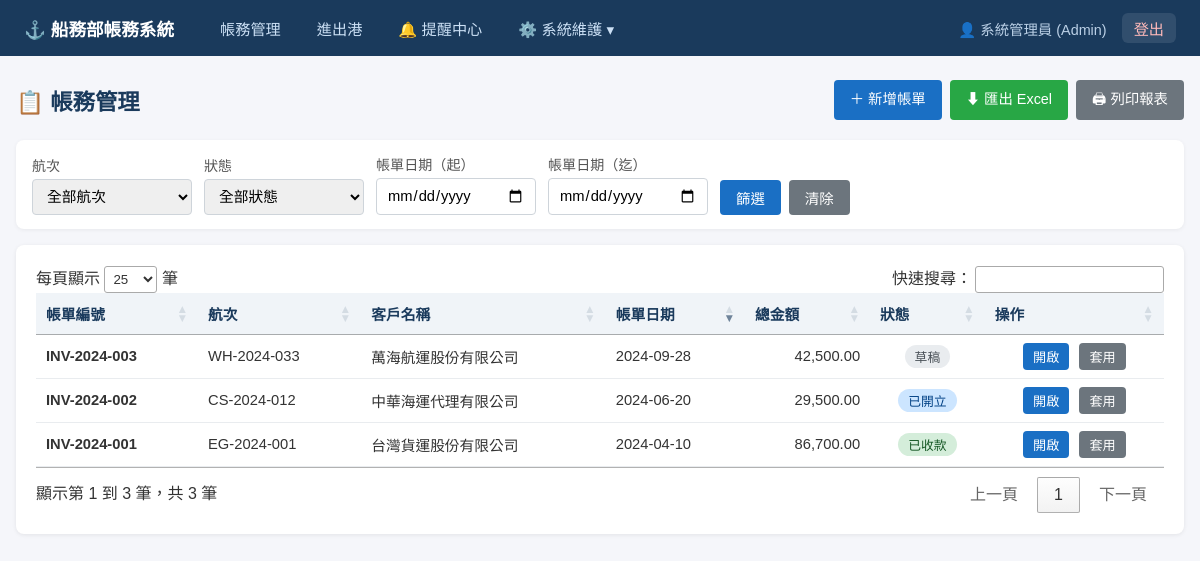
The page /invoices (signed in) on the database its author committed.
### models.py (models this page shows)
class Employee(Base):
    __tablename__ = "employees"
    id = Column(Integer, primary_key=True, index=True)
    username = Column(String, unique=True, nullable=False, index=True)
    hashed_password = Column(String, nullable=False)
    full_name = Column(String)
    email = Column(String)
    department_id = Column(Integer, ForeignKey("departments.id"))
    role_id = Column(Integer, ForeignKey("roles.id"))
    is_active = Column(Integer, default=1) # 1: 啟用, 0: 停用
    created_at = Column(DateTime, default=func.now())
    updated_at = Column(DateTime, default=func.now(), onupdate=func.now())
    department = relationship("Department", back_populates="employees")
    role = relationship("Role", back_populates="employees")

class Role(Base):
    __tablename__ = "roles"
    id = Column(Integer, primary_key=True, index=True)
    name = Column(String, unique=True, nullable=False) # e.g., Admin, Accounting, Operator
    created_at = Column(DateTime, default=func.now())
    employees = relationship("Employee", back_populates="role")
    permissions = relationship("Permission", secondary=role_permissions, back_populates="roles")

class Invoice(Base):
    __tablename__ = "invoices"
    id = Column(Integer, primary_key=True, index=True)
    invoice_no = Column(String, unique=True, nullable=False, index=True)
    voyage_id = Column(Integer, ForeignKey("voyages.id"), nullable=False)
    customer_name = Column(String, nullable=False)
    invoice_date = Column(Date, nullable=False)
    status = Column(String, default="草稿")  # 草稿/已開立/已收款
    responsible = Column(String)  # 發票/帳務負責人（從客戶帶入）
    total_amount = Column(Numeric(18, 2), default=0)
    is_reminded = Column(Integer, default=0)  # 0:未提醒, 1:已提醒 (SQLite 不支援 Boolean 預設值時常用 Integer)
    last_reminded_at = Column(DateTime, nullable=True)
    created_at = Column(DateTime, default=func.now())
    updated_at = Column(DateTime, default=func.now(), onupdate=func.now())
    voyage = relationship("Voyage", back_populates="invoices")
    lines = relationship("InvoiceLine", back_populates="invoice", cascade="all, delete-orphan")

class Voyage(Base):
    __tablename__ = "voyages"
    id = Column(Integer, primary_key=True, index=True)
    voyage_no = Column(String, unique=True, nullable=False, index=True)
    ship_id = Column(Integer, ForeignKey("ships.id"), nullable=False)
    port_of_loading = Column(String)
    port_of_discharge = Column(String)
    etd = Column(Date)
    eta = Column(Date)
    status = Column(String, default="計畫中")  # 計畫中/進行中/已完成
    operator_id = Column(Integer, ForeignKey("employees.id"), nullable=True)
    created_at = Column(DateTime, default=func.now())
    updated_at = Column(DateTime, default=func.now(), onupdate=func.now())
    ship = relationship("Ship", back_populates="voyages")
    operator = relationship("Employee")
    invoices = relationship("Invoice", back_populates="voyage")
    task_logs = relationship("VoyageTaskLog", back_populates="voyage")

### routers/invoices.py (the view)
@router.get("", response_class=HTMLResponse)
def list_invoices(
    request: Request,
    voyage_id: Optional[int] = None,
    status: Optional[str] = None,
    date_from: Optional[str] = None,
    date_to: Optional[str] = None,
    db: Session = Depends(get_db),
):
    invoices = _query_invoices(db, voyage_id, status, date_from, date_to)
    voyages = db.query(models.Voyage).order_by(models.Voyage.voyage_no).all()
    return templates.TemplateResponse("invoices/list.html", {
        "request": request,
        "invoices": invoices,
        "voyages": voyages,
        "statuses": INVOICE_STATUSES,
        "today_str": date.today().isoformat(),
        "filter": {
            "voyage_id": voyage_id,
            "status": status,
            "date_from": date_from,
            "date_to": date_to,
        },
    })

### database.py (called while the page is built)
def get_db():
    db = SessionLocal()
    try:
        yield db
    finally:
        db.close()

### main.py (called while the page is built)
@app.middleware("http")
async def add_user_to_request(request: Request, call_next):
    token = request.cookies.get("access_token")
    request.state.user = None
    if token:
        try:
            payload = jwt.decode(token, SECRET_KEY, algorithms=[ALGORITHM])
            username: str = payload.get("sub")
            if username:
                db = SessionLocal()
                user = db.query(models.Employee).options(
                    joinedload(models.Employee.role),
                    joinedload(models.Employee.department)
                ).filter(models.Employee.username == username).first()
                if user and user.is_active:
                    request.state.user = user
                db.close()
        except (JWTError, Exception):
            pass
    response = await call_next(request)
    return response

### routers/invoices.py (called while the page is built)
def _query_invoices(
    db: Session,
    voyage_id: Optional[int],
    status: Optional[str],
    date_from: Optional[str],
    date_to: Optional[str],
):
    query = db.query(models.Invoice)
    if voyage_id:
        query = query.filter(models.Invoice.voyage_id == voyage_id)
    if status:
        query = query.filter(models.Invoice.status == status)
    if date_from:
        query = query.filter(models.Invoice.invoice_date >= date.fromisoformat(date_from))
    if date_to:
        query = query.filter(models.Invoice.invoice_date <= date.fromisoformat(date_to))
    return query.order_by(models.Invoice.invoice_date.desc()).all()

### utils/auth.py (called while the page is built)
    async def __call__(self, request: Request) -> Optional[str]:
        authorization: str = request.headers.get("Authorization")
        if authorization:
            scheme, param = authorization.split()
            if scheme.lower() == "bearer":
                return param
        token = request.cookies.get("access_token")
        if token:
            return token
        return None

### utils/templates.py (called while the page is built)
def inject_user(request: Request):
    return {"current_user": getattr(request.state, "user", None)}

### templates/invoices/list.html (shortened to what this page needs)
{% extends "base.html" %}
{% block content %}
{% if not print_mode %}
<link rel="stylesheet" href="https://cdn.datatables.net/1.13.8/css/jquery.dataTables.min.css">
{% endif %}
<div class="page-header {% if print_mode %}print-header{% endif %}">
    <h1>📋 帳務管理</h1>
    {% if not print_mode %}
    <div style="display:flex; gap:8px;">
        <a href="/invoices/new" class="btn btn-primary">＋ 新增帳單</a>
        <a href="/invoices/report/export-excel?voyage_id={{ filter.voyage_id or '' }}&status={{ filter.status or '' }}&date_from={{ filter.date_from or '' }}&date_to={{ filter.date_to or '' }}"
           class="btn btn-success">⬇ 匯出 Excel</a>
        <a href="/invoices/report/print?voyage_id={{ filter.voyage_id or '' }}&status={{ filter.status or '' }}&date_from={{ filter.date_from or '' }}&date_to={{ filter.date_to or '' }}"
           class="btn btn-secondary" target="_blank">🖨 列印報表</a>
    </div>
    {% endif %}
</div>
<form method="get" action="/invoices" class="{% if print_mode %}no-print{% endif %}">
    <div class="filter-bar">
        <div class="form-group">
            <label>航次</label>
            <select name="voyage_id">
                <option value="">全部航次</option>
            </select>
        </div>
        <div class="form-group">
            <label>狀態</label>
            <select name="status">
                <option value="">全部狀態</option>
            </select>
        </div>
        <div class="form-group">
            <label>帳單日期（起）</label>
            <input type="date" name="date_from" value="{{ filter.date_from or '' }}">
        </div>
        <div class="form-group">
            <label>帳單日期（迄）</label>
            <input type="date" name="date_to" value="{{ filter.date_to or '' }}">
        </div>
        <div style="display:flex; gap:8px; align-items:flex-end;">
            <button type="submit" class="btn btn-primary">篩選</button>
            <a href="/invoices" class="btn btn-secondary">清除</a>
        </div>
    </div>
</form>
<div class="card">
    <table id="invoiceTable">
        <thead>
            <tr>
                <th>帳單編號</th>
                <th>航次</th>
                <th>客戶名稱</th>
                <th>帳單日期</th>
                <th class="text-right">總金額</th>
                <th class="text-center">狀態</th>
                <th class="text-center">操作</th>
            </tr>
        </thead>
        <tbody>
            {% for inv in invoices %}
            <tr>
                <td><strong>{{ inv.invoice_no }}</strong></td>
                <td>{{ inv.voyage.voyage_no }}</td>
                <td>{{ inv.customer_name }}</td>
                <td>{{ inv.invoice_date.strftime('%Y-%m-%d') }}</td>
                <td class="text-right">{{ "{:,.2f}".format(inv.total_amount) }}</td>
                <td class="text-center">
                    {% if inv.status == '草稿' %}
                        <span class="badge badge-draft">{{ inv.status }}</span>
                    {% elif inv.status == '已開立' %}
                        <span class="badge badge-issued">{{ inv.status }}</span>
                    {% else %}
                        <span class="badge badge-paid">{{ inv.status }}</span>
                    {% endif %}
                </td>
                <td class="text-center">
                    <a href="/invoices/{{ inv.id }}" class="btn btn-primary btn-sm">開啟</a>
                    {% if not print_mode %}
                    <button type="button"
                            class="btn btn-secondary btn-sm"
                            style="margin-left:6px;"
                            onclick="openDuplicateModal('{{ inv.id }}', '{{ inv.invoice_no }}')"
                            {% if not inv.lines %}disabled title="來源帳單無明細，無法套用"{% endif %}>
                        套用
                    </button>
                    {% endif %}
                </td>
            </tr>
            {% else %}
            <tr><td colspan="7" class="text-center" style="color:#999; padding:24px;">尚無帳務資料</td></tr>
            {% endfor %}
        </tbody>
    </table>
</div>
{% endblock %}

### templates/base.html (shortened to what this page needs)
<!DOCTYPE html>
<html lang="zh-TW">
<head>
    <link rel="stylesheet" href="/static/style.css">
    <link rel="stylesheet" href="https://cdn.datatables.net/1.13.7/css/jquery.dataTables.min.css">
</head>
<body>
    <nav class="navbar">
        <div class="nav-brand">⚓ 船務部帳務系統</div>
        <ul class="nav-links">
            {% if current_user %}
            <li><a href="/invoices">帳務管理</a></li>
            <li><a href="/voyage-tasks">進出港</a></li>
            <li><a href="/reminders" id="nav-reminders">🔔 <span id="unread-count" class="badge-count" style="display: none;">0</span> 提醒中心</a></li>
            <li class="dropdown">
                <a href="javascript:void(0)" class="dropbtn">⚙️ 系統維護 ▾</a>
            </li>
            <li class="user-info">
                <span class="user-name">👤 {{ current_user.full_name }} ({{ current_user.role.name if current_user.role else '員工' }})</span>
                <a href="/auth/logout" class="logout-link">登出</a>
            </li>
            {% else %}
            <li><a href="/login">登入</a></li>
            {% endif %}
        </ul>
    </nav>
    <div class="container">
        {% block content %}{% endblock %}
    </div>
</body>
</html>

### static/style.css (style rules this page uses)
* { box-sizing: border-box; margin: 0; padding: 0; }
body { font-family: "Microsoft JhengHei", "Noto Sans TC", sans-serif; background: #f5f6fa; color: #333; }
.navbar { background: #1a3a5c; color: white; padding: 0 24px; display: flex; align-items: center; height: 56px; gap: 32px; }
.nav-brand { font-size: 1.1rem; font-weight: bold; white-space: nowrap; }
.nav-links { list-style: none; display: flex; gap: 8px; }
.nav-links a { color: #cce0f5; text-decoration: none; padding: 6px 14px; border-radius: 4px; font-size: 0.95rem; transition: background 0.2s; }
.nav-links { align-items: center; width: 100%; }
.user-info { margin-left: auto; display: flex; align-items: center; gap: 15px; font-size: 0.9rem; color: #cce0f5; padding-left: 20px; }
.user-name { display: flex; align-items: center; gap: 6px; opacity: 0.9; }
.logout-link { background: rgba(255, 255, 255, 0.1) !important; color: #ffbaba !important; padding: 4px 12px !important; border-radius: 6px !important; font-weight: 500; }
.dropdown { position: relative; display: inline-block; }
.dropbtn { cursor: pointer; }
.container { max-width: 1200px; margin: 24px auto; padding: 0 16px; }
.page-header { display: flex; justify-content: space-between; align-items: center; margin-bottom: 20px; }
.page-header h1 { font-size: 1.4rem; color: #1a3a5c; }
.btn { display: inline-block; padding: 7px 16px; border-radius: 4px; border: none; cursor: pointer; font-size: 0.9rem; text-decoration: none; transition: opacity 0.2s; }
.btn-primary { background: #1a6fc4; color: white; }
.btn-success { background: #28a745; color: white; }
.btn-secondary { background: #6c757d; color: white; }
.btn-sm { padding: 4px 10px; font-size: 0.82rem; }
.card { background: white; border-radius: 8px; box-shadow: 0 1px 4px rgba(0,0,0,0.08); padding: 20px; margin-bottom: 20px; }
table { width: 100%; border-collapse: collapse; }
th, td { padding: 10px 12px; text-align: left; border-bottom: 1px solid #e9ecef; font-size: 0.92rem; }
th { background: #f0f4f8; color: #1a3a5c; font-weight: 600; }
.text-right { text-align: right; }
.text-center { text-align: center; }
.form-group { display: flex; flex-direction: column; gap: 4px; }
.form-group label { font-size: 0.88rem; color: #555; font-weight: 500; }
.form-group input, .form-group select, .form-group textarea { padding: 8px 10px; border: 1px solid #ced4da; border-radius: 4px; font-size: 0.92rem; font-family: inherit; }
.badge { display: inline-block; padding: 2px 10px; border-radius: 12px; font-size: 0.8rem; font-weight: 500; }
.badge-draft { background: #e9ecef; color: #495057; }
.badge-issued { background: #cce5ff; color: #004085; }
.badge-paid { background: #d4edda; color: #155724; }
.filter-bar { display: flex; gap: 12px; align-items: flex-end; flex-wrap: wrap; margin-bottom: 16px; background: white; padding: 14px 16px; border-radius: 8px; box-shadow: 0 1px 4px rgba(0,0,0,0.06); }
.filter-bar .form-group { min-width: 160px; }

### rows shown on the page
Employee: full_name "系統管理員"
Role: role "Admin"
Invoice: invoice_no "INV-2024-003", voyage.voyage_no "WH-2024-033", customer_name "萬海航運股份有限公司", invoice_date "2024-09-28", total_amount "42,500.00", status "草稿"
Invoice: invoice_no "INV-2024-002", voyage.voyage_no "CS-2024-012", customer_name "中華海運代理有限公司", invoice_date "2024-06-20", total_amount "29,500.00", status "已開立"
Invoice: invoice_no "INV-2024-001", voyage.voyage_no "EG-2024-001", customer_name "台灣貨運股份有限公司", invoice_date "2024-04-10", total_amount "86,700.00", status "已收款"
